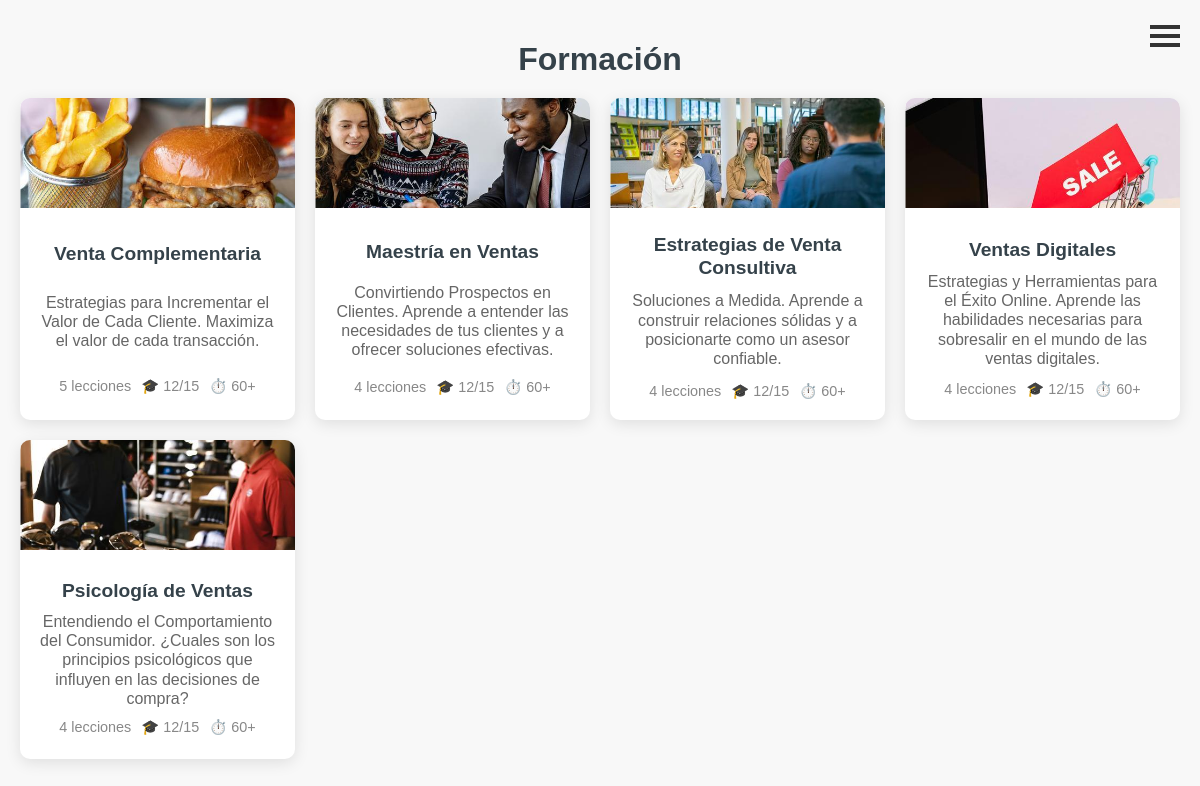
The app's page / (signed in), older data.
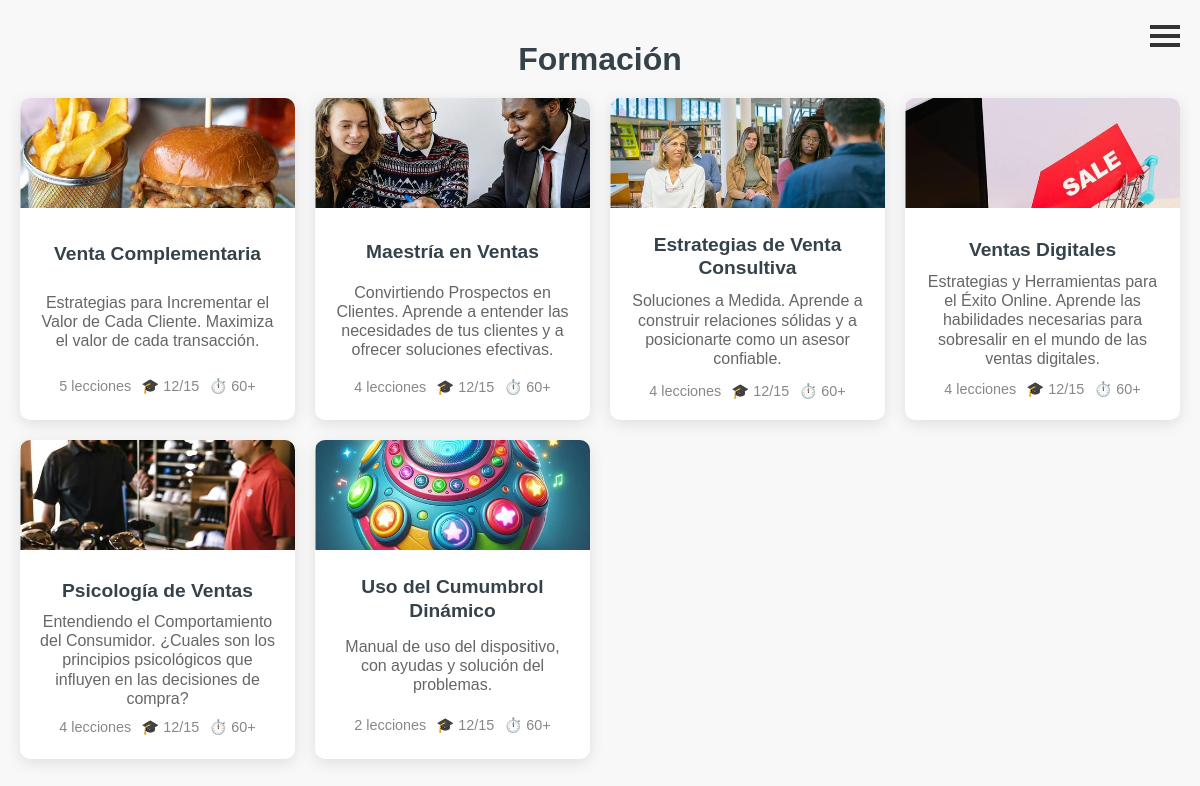
The same page, newer data.
### cursos/models.py (models this page shows, shortened)
class Curso(models.Model):
    titulo = models.CharField(max_length=200)
    explicacion = models.TextField()
    miniexplicacion = models.TextField()
    fecha_creacion = models.DateTimeField(default=timezone.now)
    puntos = models.SmallIntegerField()
    miniatura = models.ImageField(upload_to='images/miniaturas/')

### cursos/views.py (the view)
@login_required
def lista_cursos(request):
    cursos = Curso.objects.filter(fecha_creacion__lte=timezone.now()).order_by('fecha_creacion')
    lecciones_por_curso = [(curso, curso.leccion_set.count()) for curso in cursos]
    total_lecciones = sum(conteo for _, conteo in lecciones_por_curso)
    return render(request, 'cursos/lista_cursos.html', {'lecciones_por_curso': lecciones_por_curso, 'total_lecciones': total_lecciones})

### cursos/templates/cursos/lista_cursos.html (shortened to what this page needs)
{% extends 'cursos/base.html' %}
{% load static %}
{% block content %}
<section class="course-categories">
    <div class="titulo">
        <h2><a href="/">Formación</a></h2>
    </div>
    <div class="categories-grid">
{% for curso, conteo_lecciones in lecciones_por_curso %}
<div class="category-item">
    <div class="category-image">
        <img src="{{ curso.miniatura.url }}" alt="Imagen del curso">
    </div>
    <div class="category-content">
        <h3><a href="{% url 'detalle_curso' pk=curso.pk %}" title='{{ curso.explicacion|linebreaksbr }}'>{{ curso.titulo }}</a></h3>
        <p>{{ curso.miniexplicacion|linebreaksbr }}</p>
        <div class="category-meta">
            <span>{{ conteo_lecciones }} lecciones</span>
            <span>🎓 12/15</span>
            <span>⏱️ 60+</span>
        </div>
    </div>
</div>
{% endfor %}
</div>
</section>
{% endblock %}

### cursos/templates/cursos/base.html (shortened to what this page needs)
{% load static %}
<!DOCTYPE html>
<html>
    <head>
        <link rel="stylesheet" href="{% static 'css/curso.css' %}">
    </head>
    <body>
    {% if user.is_authenticated %}
            <div class="menu-icon" id="menuIcon">
                <div class="bar"></div>
                <div class="bar"></div>
                <div class="bar"></div>
            </div>
    {% endif %}
                {% block content %}
                {% endblock %}
    </body>
</html>

### cursos/static/css/curso.css (style rules this page uses)
body, h1, h2, p, ul { margin: 0; padding: 0; list-style: none; }
body { font-family: Arial, sans-serif; line-height: 1.2; background-color: #f4f4f4; color: #333; }
.course-categories { padding: 40px 20px; background-color: #f8f8f8; text-align: center; }
.course-categories h2 { margin-bottom: 20px; font-size: 2rem; color: #35424a; }
.categories-grid { display: grid; gap: 20px; grid-template-columns: repeat(auto-fit, minmax(250px, 1fr)); margin-top: 5px; }
.titulo a { color: #35424a; text-decoration: none; font-weight: bold; border-bottom: 2px solid transparent; transition: color 0.3s ease, border-bottom-color 0.3s ease; }
.category-item { background-color: #fff; border-radius: 10px; box-shadow: 0px 4px 15px rgba(0, 0, 0, 0.1); overflow: hidden; transition: transform 0.3s ease, box-shadow 0.3s ease; display: flex; flex-direction: column; justify-content: space-between; }
.category-item a { color: #35424a; text-decoration: none; font-weight: bold; border-bottom: 2px solid transparent; transition: color 0.3s ease, border-bottom-color 0.3s ease; }
.category-content { padding: 20px; display: flex; flex-direction: column; height: 100%; }
.category-content h3 { font-size: clamp(1.2rem, 1.3vw, 1.2rem); color: #35424a; margin-bottom: 10px; margin-top: 5px; flex: 0 1 30%; display: flex; align-items: center; justify-content: center; text-align: center; max-height: 30%; }
.category-content p { font-size: clamp(1rem, 1.1vw, 1rem); color: #666; margin-bottom: 15px; flex: 1 1 50%; display: flex; align-items: center; justify-content: center; text-align: center; line-height: 1.2; max-height: 50%; }
.category-meta { display: flex; gap: 10px; font-size: 0.9rem; color: #888; flex: 0 1 20%; align-items: center; justify-content: center; text-align: center; margin-top: auto; max-height: 20%; }
.category-meta span { display: flex; align-items: center; gap: 5px; }
.category-image { width: 100%; padding-top: 40%; position: relative; overflow: hidden; background-color: #f8f8f8; }
.category-image img { position: absolute; top: 50%; left: 50%; width: 100%; height: 100%; object-fit: cover; transform: translate(-50%, -50%); }
.menu-icon { position: absolute; top: 20px; right: 20px; width: 30px; cursor: pointer; }
.menu-icon .bar { width: 100%; height: 4px; background-color: #333; margin: 5px 0; transition: 0.3s; }

Row changes from the older to the newer data that the page shows:
added Curso: miniatura (picture), titulo "Uso del Cumumbrol Dinámico", miniexplicacion "Manual de uso del dispositivo, con ayudas y solución del problemas.", conteo_lecciones "2"
